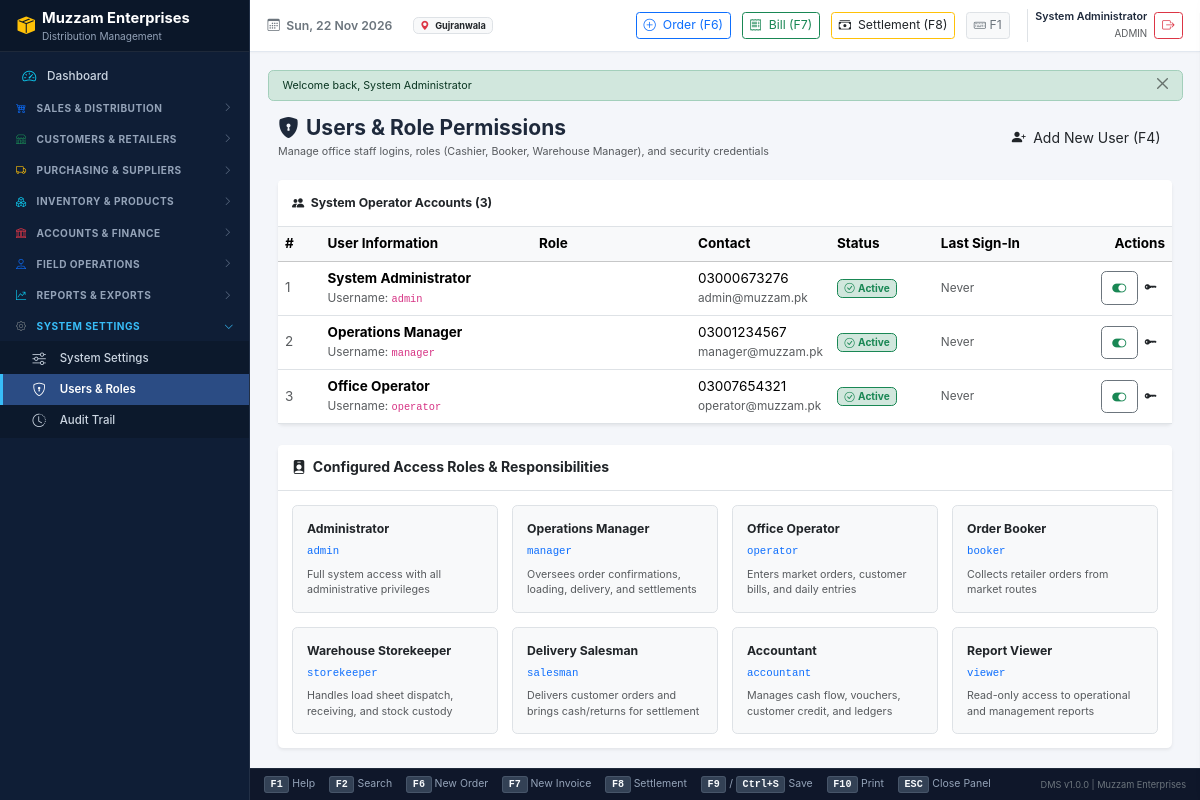
The app's page /modules/users/index.php (signed in) with its own data.
### tables this page shows
CREATE TABLE `settings` (
  `id` INT UNSIGNED NOT NULL AUTO_INCREMENT,
  `setting_group` VARCHAR(50) NOT NULL DEFAULT 'general',
  `setting_key` VARCHAR(100) NOT NULL UNIQUE,
  `setting_value` TEXT DEFAULT NULL,
  `data_type` ENUM('string', 'number', 'boolean', 'json') NOT NULL DEFAULT 'string',
  `description` VARCHAR(255) DEFAULT NULL,
  `updated_at` DATETIME NOT NULL DEFAULT CURRENT_TIMESTAMP ON UPDATE CURRENT_TIMESTAMP,
  PRIMARY KEY (`id`),
  INDEX `idx_settings_group` (`setting_group`)
);

CREATE TABLE `users` (
  `id` BIGINT UNSIGNED NOT NULL AUTO_INCREMENT,
  `username` VARCHAR(50) NOT NULL UNIQUE,
  `email` VARCHAR(100) DEFAULT NULL UNIQUE,
  `password_hash` VARCHAR(255) NOT NULL,
  `full_name` VARCHAR(100) NOT NULL,
  `phone` VARCHAR(25) DEFAULT NULL,
  `status` ENUM('active', 'inactive') NOT NULL DEFAULT 'active',
  `last_login_at` DATETIME DEFAULT NULL,
  `login_attempts` INT NOT NULL DEFAULT 0,
  `locked_until` DATETIME DEFAULT NULL,
  `is_deleted` TINYINT(1) NOT NULL DEFAULT 0,
  `created_at` DATETIME NOT NULL DEFAULT CURRENT_TIMESTAMP,
  `updated_at` DATETIME NOT NULL DEFAULT CURRENT_TIMESTAMP ON UPDATE CURRENT_TIMESTAMP,
  PRIMARY KEY (`id`),
  INDEX `idx_users_username` (`username`),
  INDEX `idx_users_status` (`status`)
);

CREATE TABLE `roles` (
  `id` INT UNSIGNED NOT NULL AUTO_INCREMENT,
  `role_name` VARCHAR(50) NOT NULL UNIQUE,
  `role_code` VARCHAR(50) NOT NULL UNIQUE,
  `description` VARCHAR(255) DEFAULT NULL,
  `is_system` TINYINT(1) NOT NULL DEFAULT 0,
  `created_at` DATETIME NOT NULL DEFAULT CURRENT_TIMESTAMP,
  `updated_at` DATETIME NOT NULL DEFAULT CURRENT_TIMESTAMP ON UPDATE CURRENT_TIMESTAMP,
  PRIMARY KEY (`id`)
);

### config/database.php (called while the page is built, shortened)
<?php
class Database {
    private static ?PDO $instance = null;
    public static function getConnection(): PDO {
        if (self::$instance === null) {
            $dsn = "mysql:host=" . DB_HOST . ";port=" . DB_PORT . ";dbname=" . DB_NAME . ";charset=" . DB_CHARSET;
            $options = [
                PDO::ATTR_ERRMODE            => PDO::ERRMODE_EXCEPTION,
                PDO::ATTR_DEFAULT_FETCH_MODE => PDO::FETCH_ASSOC,
                PDO::ATTR_EMULATE_PREPARES   => false,
                PDO::MYSQL_ATTR_INIT_COMMAND => "SET NAMES utf8mb4 COLLATE utf8mb4_unicode_ci"
            ];
            try {
                self::$instance = new PDO($dsn, DB_USER, DB_PASS, $options);
            } catch (PDOException $e) {
                $logFile = LOGS_PATH . DIRECTORY_SEPARATOR . 'db_errors.log';
                $timestamp = date('Y-m-d H:i:s');
                $message = "[{$timestamp}] PDO Connection Failed: " . $e->getMessage() . PHP_EOL;
                @file_put_contents($logFile, $message, FILE_APPEND);
                throw new Exception("Database connection failure. Please verify MySQL service status or run setup.");
            }
        }
        return self::$instance;
    }
}
function db(): PDO {
    return Database::getConnection();
}

### includes/functions.php (called while the page is built, shortened)
<?php
function e($value): string {
    return htmlspecialchars((string)($value ?? ''), ENT_QUOTES, 'UTF-8');
}
function get_setting(string $key, string $default = ''): string {
    static $cache = [];
    if (isset($cache[$key])) {
        return $cache[$key];
    }
    try {
        $stmt = db()->prepare("SELECT setting_value FROM settings WHERE setting_key = ? LIMIT 1");
        $stmt->execute([$key]);
        $val = $stmt->fetchColumn();
        $cache[$key] = ($val !== false) ? (string)$val : $default;
        return $cache[$key];
    } catch (Exception $e) {
        return $default;
    }
}

### includes/auth.php (called while the page is built, shortened)
<?php
function is_logged_in(): bool {
    return !empty($_SESSION['user_id']) && !empty($_SESSION['username']);
}
function current_user(): ?array {
    return [
        'id'        => (int)$_SESSION['user_id'],
        'username'  => $_SESSION['username'],
        'full_name' => $_SESSION['full_name'] ?? 'User',
        'email'     => $_SESSION['email'] ?? '',
        'roles'     => $_SESSION['roles'] ?? []
    ];
}

### includes/database_helpers.php (called while the page is built, shortened)
<?php
function db_fetch_all(string $sql, array $params = []): array {
    $stmt = db()->prepare($sql);
    $stmt->execute($params);
    return $stmt->fetchAll();
}

### includes/response.php (called while the page is built, shortened)
<?php
if (!function_exists('get_flash_messages')) {
    function get_flash_messages(): array {
        if (session_status() === PHP_SESSION_ACTIVE && !empty($_SESSION['flash_messages'])) {
            $messages = $_SESSION['flash_messages'];
            return $messages;
        }
        return [];
    }
}

### modules/users/index.php (the view, shortened to what this page needs)
<?php
$users = db_fetch_all("
    SELECT
        u.id,
        u.username,
        u.full_name,
        u.email,
        u.phone,
        u.status,
        u.last_login_at,
        r.id as role_id,
        r.role_name,
        r.role_code
    FROM users u
    LEFT JOIN user_roles ur ON u.id = ur.user_id
    LEFT JOIN roles r ON ur.role_id = r.id
    WHERE u.is_deleted = 0
    ORDER BY u.id ASC
");
$roles = db_fetch_all("SELECT id, role_name, role_code, description FROM roles ORDER BY id ASC");
require_once INCLUDES_PATH . '/header.php';
require_once INCLUDES_PATH . '/sidebar.php';
require_once INCLUDES_PATH . '/topbar.php';
?>
<div class="content-wrapper">
    <div class="container-fluid">
        <div class="d-flex justify-content-between align-items-center mb-4">
            <div>
                <h4 class="mb-1 text-navy fw-bold">
                    <i class="bi bi-shield-lock-fill me-2"></i>Users & Role Permissions
                </h4>
                <p class="text-muted small mb-0">Manage office staff logins, roles (Cashier, Booker, Warehouse Manager), and security credentials</p>
            </div>
            <div>
                <button type="button" class="btn btn-navy" onclick="openDrawer('drawer-new-user')">
                    <i class="bi bi-person-plus-fill me-1"></i> Add New User (F4)
                </button>
            </div>
        </div>
        <div class="card border-0 shadow-sm mb-4">
            <div class="card-header bg-white py-3 border-bottom d-flex justify-content-between align-items-center">
                <span class="fw-bold text-navy">
                    <i class="bi bi-people-fill me-1"></i> System Operator Accounts (<?= count($users) ?>)
                </span>
            </div>
            <div class="table-responsive">
                <table class="table table-hover align-middle mb-0" style="font-size: 13.5px;">
                    <thead class="table-light">
                        <tr>
                            <th style="width: 5%;">#</th>
                            <th style="width: 25%;">User Information</th>
                            <th style="width: 15%;">Role</th>
                            <th style="width: 15%;">Contact</th>
                            <th style="width: 12%;">Status</th>
                            <th style="width: 15%;">Last Sign-In</th>
                            <th style="width: 13%;" class="text-end">Actions</th>
                        </tr>
                    </thead>
                    <tbody>
                        <?php foreach ($users as $idx => $u): ?>
                            <tr>
                                <td class="text-muted"><?= $idx + 1 ?></td>
                                <td>
                                    <div class="fw-bold text-navy"><?= htmlspecialchars($u['full_name']) ?></div>
                                    <small class="text-muted">Username: <code><?= htmlspecialchars($u['username']) ?></code></small>
                                </td>
                                <td>
                                    <span class="badge bg-navy text-white text-uppercase" style="font-size: 11px;">
                                    </span>
                                </td>
                                <td>
                                    <div><?= htmlspecialchars($u['phone'] ?: 'No Phone') ?></div>
                                    <small class="text-muted"><?= htmlspecialchars($u['email'] ?: '-') ?></small>
                                </td>
                                <td>
                                    <?php if ($u['status'] === 'active'): ?>
                                        <span class="badge bg-success-subtle text-success border border-success">
                                            <i class="bi bi-check-circle me-1"></i>Active
                                        </span>
                                    <?php else: ?>
                                        <span class="badge bg-danger-subtle text-danger border border-danger">
                                            <i class="bi bi-slash-circle me-1"></i>Inactive
                                        </span>
                                    <?php endif; ?>
                                </td>
                                <td class="small text-muted">
                                    <?= !empty($u['last_login_at']) ? date('d-m-Y H:i', strtotime($u['last_login_at'])) : 'Never' ?>
                                </td>
                                <td class="text-end">
                                    <div class="btn-group btn-group-sm">
                                        <form method="POST" action="index.php" class="d-inline" onsubmit="return confirm('Change user status?');">
                                            <button type="submit" class="btn btn-outline-secondary" title="Toggle Active/Inactive">
                                                <i class="bi <?= $u['status'] === 'active' ? 'bi-toggle-on text-success fs-6' : 'bi-toggle-off text-muted fs-6' ?>"></i>
                                            </button>
                                        </form>
                                        <button type="button" class="btn btn-outline-navy" title="Reset Password"
                                                onclick="promptResetPassword(<?= $u['id'] ?>, '<?= htmlspecialchars($u['username'], ENT_QUOTES) ?>')">
                                            <i class="bi bi-key-fill"></i>
                                        </button>
                                    </div>
                                </td>
                            </tr>
                        <?php endforeach; ?>
                    </tbody>
                </table>
            </div>
        </div>
        <div class="card border-0 shadow-sm">
            <div class="card-header bg-white py-3 border-bottom">
                <h6 class="mb-0 fw-bold text-navy">
                    <i class="bi bi-person-badge-fill me-1"></i> Configured Access Roles & Responsibilities
                </h6>
            </div>
            <div class="card-body">
                <div class="row g-3">
                    <?php foreach ($roles as $r): ?>
                        <div class="col-md-3">
                            <div class="p-3 border rounded bg-light h-100">
                                <div class="fw-bold text-navy mb-1"><?= htmlspecialchars($r['role_name']) ?></div>
                                <code class="small text-primary mb-2 d-inline-block"><?= htmlspecialchars($r['role_code']) ?></code>
                                <p class="text-muted small mb-0"><?= htmlspecialchars($r['description'] ?: 'Standard access profile') ?></p>
                            </div>
                        </div>
                    <?php endforeach; ?>
                </div>
            </div>
        </div>
    </div>
</div>
<?php
require_once INCLUDES_PATH . '/footer.php';
?>

### includes/topbar.php (shortened to what this page needs)
<?php
$user = current_user();
?>
<div class="dms-main">
    <header class="dms-topbar">
        <div class="dms-topbar-left">
            <span class="fw-semibold text-secondary">
                <i class="bi bi-calendar3 me-1"></i> <?= date('D, d M Y') ?>
            </span>
            <span class="badge bg-light text-dark border ms-2">
                <i class="bi bi-geo-alt-fill text-danger me-1"></i> <?= e(get_setting('city', 'Gujranwala')) ?>
            </span>
        </div>
        <div class="dms-topbar-right">
            <a href="<?= APP_URL ?>/modules/orders/create.php" class="btn btn-sm btn-outline-primary py-1 px-2" title="New Booking Order (F6)">
                <i class="bi bi-plus-circle me-1"></i> Order (F6)
            </a>
            <a href="<?= APP_URL ?>/modules/invoices/create.php" class="btn btn-sm btn-outline-success py-1 px-2" title="New Sales Invoice (F7)">
                <i class="bi bi-receipt me-1"></i> Bill (F7)
            </a>
            <a href="<?= APP_URL ?>/modules/settlements/create.php" class="btn btn-sm btn-outline-warning text-dark py-1 px-2" title="Daily Route Settlement (F8)">
                <i class="bi bi-cash-stack me-1"></i> Settlement (F8)
            </a>
            <button type="button" class="btn btn-sm btn-light border py-1 px-2 text-secondary" onclick="openDrawer('drawer-shortcuts-help')" title="Keyboard Shortcuts (F1)">
                <i class="bi bi-keyboard"></i> F1
            </button>
            <div class="d-flex align-items-center ms-2 ps-2 border-start">
                <div class="text-end me-2 d-none d-md-block">
                    <div class="fw-semibold small leading-none"><?= e($user['full_name'] ?? 'User') ?></div>
                    <small class="text-muted" style="font-size:0.7rem;"><?= e(strtoupper(implode(', ', $user['roles'] ?? ['USER']))) ?></small>
                </div>
                <a href="<?= APP_URL ?>/logout.php" class="btn btn-sm btn-outline-danger py-1 px-2" title="Sign Out">
                    <i class="bi bi-box-arrow-right"></i>
                </a>
            </div>
        </div>
    </header>
    <main class="dms-content">
        <?php foreach (get_flash_messages() as $msg): ?>
            <div class="alert alert-<?= e($msg['type']) ?> alert-dismissible fade show py-2 px-3 small mb-3" role="alert">
                <?= e($msg['message']) ?>
                <button type="button" class="btn-close py-2" data-bs-dismiss="alert" aria-label="Close"></button>
            </div>
        <?php endforeach; ?>

### assets/css/app.css (style rules this page uses)
:root { --dms-navy-dark: #0f1e36; --dms-navy: #1a3158; --dms-navy-light: #2b4c84; --dms-primary: #1d4ed8; --dms-primary-hover: #1e40af; --dms-bg: #f4f6fa; --dms-card-bg: #ffffff; --dms-border: #e2e8f0; --dms-text: #1e293b; --dms-text-muted: #64748b; --dms-accent: #f59e0b; --dms-success: #10b981; --dms-danger: #ef4444; }
html, body { height: 100%; margin: 0; padding: 0; overflow: hidden; background-color: var(--dms-bg); color: var(--dms-text); font-family: -apple-system, BlinkMacSystemFont, "Segoe UI", Roboto, "Helvetica Neue", Arial, sans-serif; font-size: 0.875rem; line-height: 1.45; }
.dms-main { flex-grow: 1; height: 100vh; max-height: 100vh; display: flex; flex-direction: column; min-width: 0; overflow: hidden; }
.dms-topbar { height: 52px; min-height: 52px; max-height: 52px; flex-shrink: 0; background-color: #ffffff; border-bottom: 1px solid var(--dms-border); display: flex; align-items: center; justify-content: space-between; padding: 0 1.25rem; box-shadow: 0 1px 2px rgba(0,0,0,0.03); z-index: 100; }
.dms-topbar-left { display: flex; align-items: center; gap: 1rem; }
.dms-topbar-right { display: flex; align-items: center; gap: 0.75rem; }
.dms-content, .dms-main-content { flex-grow: 1; overflow-y: auto; overflow-x: auto; padding: 1.25rem; background-color: var(--dms-bg); }

### records on screen
settings: setting_value "Gujranwala"
users: full_name "System Administrator", username "admin", phone "03000673276", email "admin@muzzam.pk", status "active" (drawn), shows "Never"
users: full_name "Operations Manager", username "manager", phone "03001234567", email "manager@muzzam.pk", status "active" (drawn), shows "Never"
users: full_name "Office Operator", username "operator", phone "03007654321", email "operator@muzzam.pk", status "active" (drawn), shows "Never"
roles: role_name "Administrator", role_code "admin", description "Full system access with all administrative privileges"
roles: role_name "Operations Manager", role_code "manager", description "Oversees order confirmations, loading, delivery, and settlements"
roles: role_name "Office Operator", role_code "operator", description "Enters market orders, customer bills, and daily entries"
roles: role_name "Order Booker", role_code "booker", description "Collects retailer orders from market routes"
roles: role_name "Warehouse Storekeeper", role_code "storekeeper", description "Handles load sheet dispatch, receiving, and stock custody"
roles: role_name "Delivery Salesman", role_code "salesman", description "Delivers customer orders and brings cash/returns for settlement"
roles: role_name "Accountant", role_code "accountant", description "Manages cash flow, vouchers, customer credit, and ledgers"
roles: role_name "Report Viewer", role_code "viewer", description "Read-only access to operational and management reports"

### other values on screen
CLIENT_NAME "Muzzam Enterprises"
implode(', ', $user['roles'] ?? ['USER']) "ADMIN"
$msg['message'] "Welcome back, System Administrator"
count($users) "3"
APP_VERSION "1.0.0"
